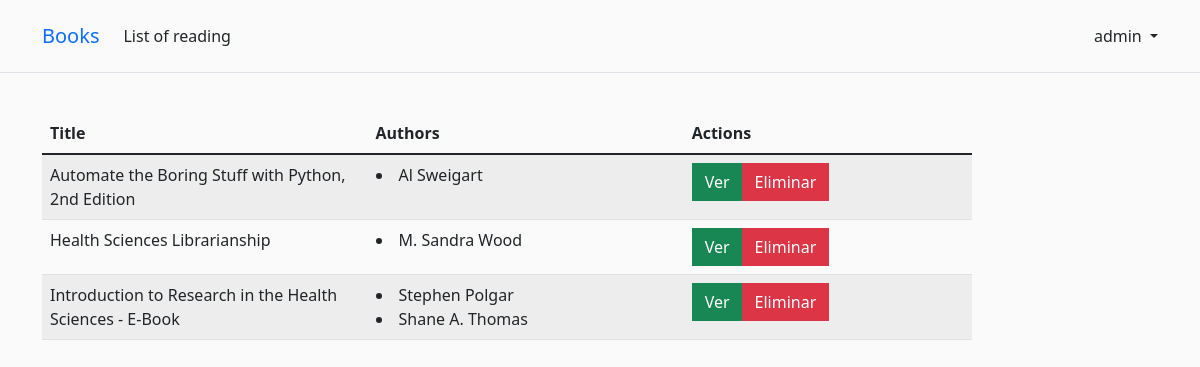
The page /listread/ (signed in) on the database its author committed.
### accounts/models.py (models this page shows)
class CustomUser(AbstractUser):
    pass

### bookcore/models.py (models this page shows, shortened)
class Book(models.Model):
    title = models.CharField(max_length=200)
    author = models.ManyToManyField(Author)
    summary = models.TextField(max_length=1000, help_text="Insert description about book")
    isbn = models.CharField('ISBN', unique=True, max_length=13, help_text='13 Characters <a href="https://www.isbn-international.org/content/what-isbn">ISBN number</a>')
    categories = models.ManyToManyField(Category)
    language = models.ForeignKey(Language, on_delete=models.SET_NULL, null=True)
    image = models.URLField()
    class Meta:
        ordering = ['title']
    def get_absolute_url(self):
        return reverse('book-detail', kwargs={'pk': self.pk})

class Author(models.Model):
    full_name = models.CharField(max_length=200)
    def __str__(self):
        return self.full_name

### bookcore/views.py (the view)
# urls.py: path("listread/", ListReadView.as_view(), name="list-reading"),
class ListReadView(ListView):
    model = ListaLectura
    template_name =  'book/list_read.html'
    context_object_name = 'my_list'
    def get_queryset(self):
        queryset = super().get_queryset()
        return queryset.filter(user=self.request.user)

### bookcore/templates/book/list_read.html (shortened to what this page needs)
{% extends "base.html" %}
{% load static %}
{% block content %}
<div class="col-md-10">
    <div class="table-responsive">
      <table class="table table-striped table-hover">
        <thead>
          <tr>
            <th width="35%">Title</th>
            <th>Authors</th>
            <th>Actions</th>
          </tr>
        </thead>
        <tbody>
            {% for list in my_list %}
            {% for b in list.books.all %}
          <tr>
            <td>{{ b.title }} </td>
            <td>{% for a in b.author.all %}
              <li> {{ a }}</li>
          {% endfor %} </td>
            <td>
              <form method="POST" action="eliminar/{{postre.id}}">
                <div class="btn-group">
                  <a href="{{ b.get_absolute_url }}" title="Ver" type="button" class="btn btn-success">Ver </a>
                  <a href="{% url 'book-remove' b.id %}" title="Ver" type="button" class="btn btn-danger">Eliminar </a>
                </div>
              </form>
            </td>
          </tr>
          {% endfor %}
        {% endfor %}
        </tbody>
      </table>
    </div>
  </div>
{% endblock %}

### bookcore/templates/base.html (shortened to what this page needs)
{% load static %}
<!DOCTYPE html>
<html>
    <!DOCTYPE html>
    {% load static %}
    <html>
    <head>
  <link href="https://cdn.jsdelivr.net/npm/bootstrap@5.1.3/dist/css/bootstrap.min.css" rel="stylesheet">
        <link rel="stylesheet" type="text/css" href="{% static 'css/base.css' %}">
    </head>
    <body>
      <header class="p-3 mb-3 border-bottom">
        <div class="container">
          <div class="d-flex flex-wrap align-items-center justify-content-center
            justify-content-lg-start">
            <a class="navbar-brand" href="{% url 'home' %}">Books</a>
            <ul class="nav col-12 col-lg-auto me-lg-auto mb-2 justify-content-center
              mb-md-0">
            {% if user.is_authenticated %}
            <li><a href="{% url 'list-reading' %}" class="nav-link px-2 link-dark">List of reading</a></li>
            </ul>
            <div class="dropdown text-end">
              <a href="#" class="d-block link-dark text-decoration-none dropdown-toggle"
                id="dropdownUser1" data-bs-toggle="dropdown" aria-expanded="false">
                {{ user.username }}
              </a>
            </div>
            {% else %}
            </ul>
            <div class="text-end">
              <a href="{% url 'account_login' %}" class="btn btn-outline-primary me-2">Log In</a>
              <a href=" {% url 'account_signup' %}" class="btn btn-primary">Sign Up</a>
            </div>
            {% endif %}
          </div>
        </div>
      </header>
         <div class="container">
                <br>
                {% block content %}
                {% endblock content %}
             </div>
    </body>
    </html>

### bookcore/static/css/base.css (style rules this page uses)
body { background-color: hsl(0, 0%, 98%); }
.btn { border-radius: 0; }

### rows shown on the page
CustomUser: username "admin"
Book: title "Automate the Boring Stuff with Python, 2nd Edition"
Author: full_name "Al Sweigart"
Book: title "Health Sciences Librarianship"
Author: full_name "M. Sandra Wood"
Book: title "Introduction to Research in the Health Sciences - E-Book"
Author: full_name "Stephen Polgar"
Author: full_name "Shane A. Thomas"
